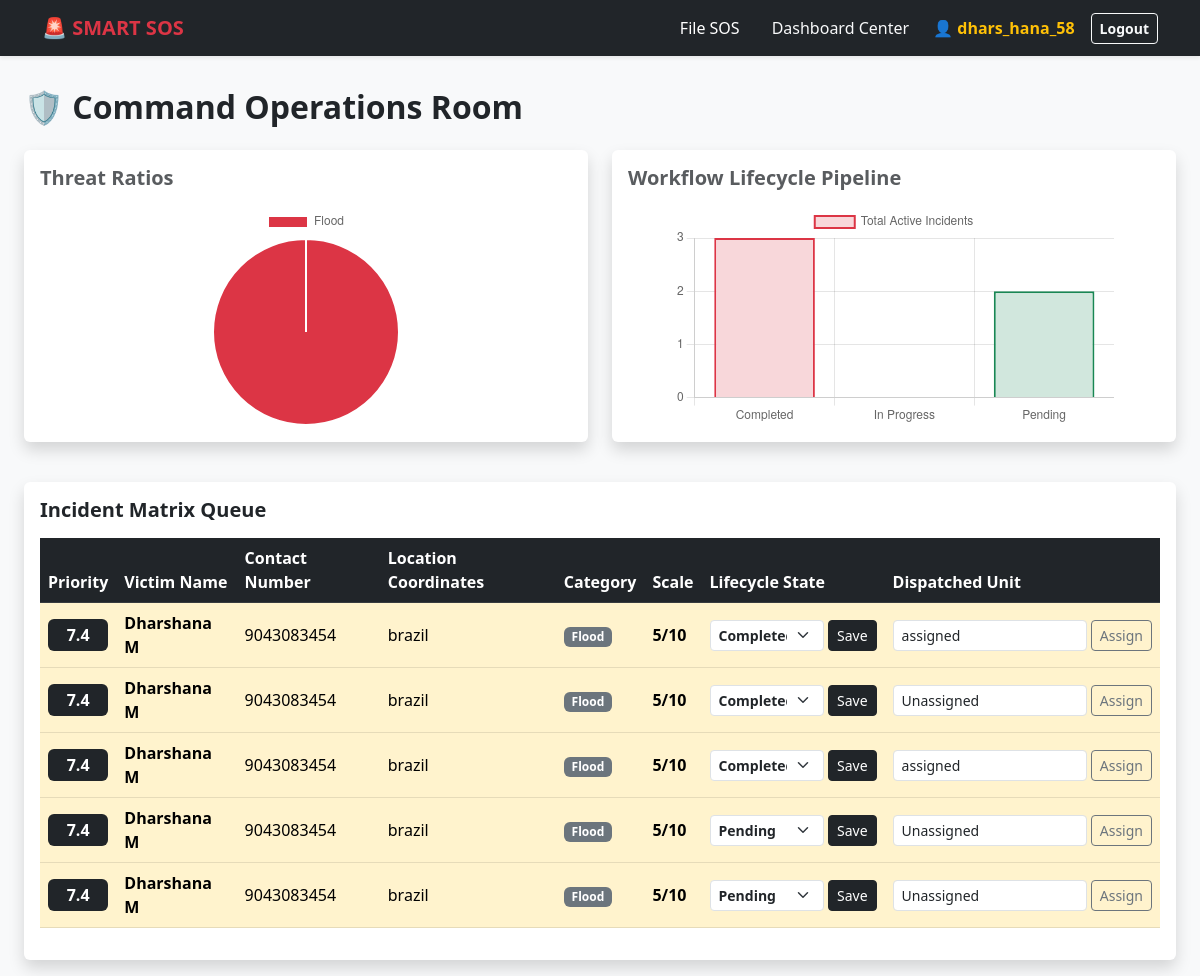
The page /admin (signed in) on the database its author committed.
### app.py (models this page shows)
class HelpRequest(db.Model):
    id = db.Column(db.Integer, primary_key=True)
    name = db.Column(db.String(100), nullable=False)
    phone = db.Column(db.String(20), nullable=False)
    location = db.Column(db.String(200), nullable=False)
    disaster_type = db.Column(db.String(50), nullable=False)
    severity = db.Column(db.Integer, nullable=False)
    priority_score = db.Column(db.Float, nullable=False)
    status = db.Column(db.String(20), default='Pending') # Pending, In Progress, Completed
    assigned_volunteer = db.Column(db.String(100), default='Unassigned')
    created_at = db.Column(db.DateTime, default=datetime.utcnow)

### app.py (the view)
        def wrapped(*args, **kwargs):
            if 'user_id' not in session:
                flash('Please log in to access this secured portal.', 'danger')
                return redirect(url_for('login'))
            if role and session.get('role') != role:
                flash('Access Denied: Unauthorized Clearance Level.', 'danger')
                return redirect(url_for('user_submit'))
            return f(*args, **kwargs)

### app.py (called while the page is built)
def login_required(role=None):
    def decorator(f):
        def wrapped(*args, **kwargs):
            if 'user_id' not in session:
                flash('Please log in to access this secured portal.', 'danger')
                return redirect(url_for('login'))
            if role and session.get('role') != role:
                flash('Access Denied: Unauthorized Clearance Level.', 'danger')
                return redirect(url_for('user_submit'))
            return f(*args, **kwargs)
        wrapped.__name__ = f.__name__
        return wrapped
    return decorator

@app.route('/admin')
@login_required(role='Admin')
def admin_dashboard():
    requests_list = HelpRequest.query.order_by(HelpRequest.priority_score.desc(), HelpRequest.created_at.asc()).all()
    return render_template('admin.html', requests=requests_list)

### templates/admin.html (shortened to what this page needs)
{% extends 'base.html' %}
{% block content %}
<div class="container-fluid px-4 py-3">
    <h1 class="h2 fw-bold text-dark mb-4">🛡️ Command Operations Room</h1>
    <div class="row mb-4">
        <div class="col-md-6 mb-3">
            <div class="card shadow border-0 p-3 h-100">
                <h5 class="fw-bold text-muted mb-3">Threat Ratios</h5>
                <div style="max-height: 220px;" class="d-flex justify-content-center">
                    <canvas id="disasterChart"></canvas>
                </div>
            </div>
        </div>
        <div class="col-md-6 mb-3">
            <div class="card shadow border-0 p-3 h-100">
                <h5 class="fw-bold text-muted mb-3">Workflow Lifecycle Pipeline</h5>
                <div style="max-height: 220px;" class="d-flex justify-content-center">
                    <canvas id="statusChart"></canvas>
                </div>
            </div>
        </div>
    </div>
    <div class="card shadow border-0 p-3">
        <h5 class="fw-bold text-dark mb-3">Incident Matrix Queue</h5>
        <div class="table-responsive">
            <table class="table table-hover align-middle">
                <thead class="table-dark">
                    <tr>
                        <th>Priority</th>
                        <th>Victim Name</th>
                        <th>Contact Number</th>
                        <th>Location Coordinates</th>
                        <th>Category</th>
                        <th>Scale</th>
                        <th>Lifecycle State</th>
                        <th>Dispatched Unit</th>
                    </tr>
                </thead>
                <tbody>
                    {% for req in requests %}
                    <tr class="{% if req.priority_score >= 8.0 %}table-danger{% elif req.priority_score >= 6.0 %}table-warning{% endif %}">
                        <td><span class="badge bg-dark fs-6 w-100 py-2">{{ req.priority_score }}</span></td>
                        <td class="fw-bold">{{ req.name }}</td>
                        <td>{{ req.phone }}</td>
                        <td>{{ req.location }}</td>
                        <td><span class="badge bg-secondary">{{ req.disaster_type }}</span></td>
                        <td class="fw-bold">{{ req.severity }}/10</td>
                        <td>
                            <form method="POST" action="/update_status/{{ req.id }}" class="d-flex gap-1">
                                <select name="status" class="form-select form-select-sm fw-bold">
                                    <option value="Pending" {% if req.status == 'Pending' %}selected{% endif %}>Pending</option>
                                    <option value="Completed" {% if req.status == 'Completed' %}selected{% endif %}>Completed</option>
                                </select>
                                <button type="submit" class="btn btn-sm btn-dark">Save</button>
                            </form>
                        </td>
                        <td>
                            <form method="POST" action="/update_status/{{ req.id }}" class="d-flex gap-1">
                                <input type="text" name="volunteer_name" class="form-control form-control-sm" value="{{ req.assigned_volunteer }}">
                                <button type="submit" class="btn btn-sm btn-outline-secondary">Assign</button>
                            </form>
                        </td>
                    </tr>
                    {% endfor %}
                </tbody>
            </table>
        </div>
    </div>
</div>
<script>
    fetch('/api/analytics')
        .then(res => res.json())
        .then(data => {
            new Chart(document.getElementById('disasterChart'), {
                type: 'pie',
                data: {
                    labels: Object.keys(data.disasters),
                    datasets: [{
                        data: Object.values(data.disasters),
                        backgroundColor: ['#dc3545', '#0d6efd', '#ffc107', '#198754', '#6c757d']
                    }]
                }
            });
            new Chart(document.getElementById('statusChart'), {
                type: 'bar',
                data: {
                    labels: Object.keys(data.statuses),
                    datasets: [{
                        label: 'Total Active Incidents',
                        data: Object.values(data.statuses),
                        backgroundColor: ['#f8d7da', '#fff3cd', '#d1e7dd'],
                        borderColor: ['#dc3545', '#ffc107', '#198754'],
                        borderWidth: 2
                    }]
                },
                options: { scales: { y: { beginAtZero: true, ticks: { stepSize: 1 } } } }
            });
        });
</script>
{% endblock %}

### templates/base.html (shortened to what this page needs)
<!DOCTYPE html>
<html lang="en">
<head>
    <link href="https://cdn.jsdelivr.net/npm/bootstrap@5.3.0/dist/css/bootstrap.min.css" rel="stylesheet">
</head>
<body class="bg-light">
    <nav class="navbar navbar-expand-lg navbar-dark bg-dark shadow-sm">
        <div class="container">
            <a class="navbar-brand fw-bold text-danger" href="/">🚨 SMART SOS</a>
            <div class="navbar-nav ms-auto align-items-center">
                <a class="nav-link text-white me-3" href="/">File SOS</a>
                {% if 'user_id' in session %}
                    {% if session['role'] == 'Admin' %}
                        <a class="nav-link text-light me-2" href="/admin">Dashboard Center</a>
                    {% else %}
                        <a class="nav-link text-light me-2" href="/volunteer">Volunteer Board</a>
                    {% endif %}
                    <span class="navbar-text text-warning mx-2 fw-semibold">👤 {{ session['username'] }}</span>
                    <a class="btn btn-outline-light btn-sm fw-bold ms-2" href="/logout">Logout</a>
                {% else %}
                    <a class="nav-link text-white-50" href="/login">Login</a>
                    <a class="btn btn-danger btn-sm fw-bold ms-3 px-3" href="/register">Join Rescuer Fleet</a>
                {% endif %}
            </div>
        </div>
    </nav>
    {% block content %}{% endblock %}
</body>
</html>

### rows shown on the page
HelpRequest: priority_score "7.4", name "Dharshana M", phone "9043083454", location "brazil", disaster_type "Flood", severity "5", status "Completed", volunteer_name "assigned"
HelpRequest: priority_score "7.4", name "Dharshana M", phone "9043083454", location "brazil", disaster_type "Flood", severity "5", status "Completed", volunteer_name "Unassigned"
HelpRequest: priority_score "7.4", name "Dharshana M", phone "9043083454", location "brazil", disaster_type "Flood", severity "5", status "Completed", volunteer_name "assigned"
HelpRequest: priority_score "7.4", name "Dharshana M", phone "9043083454", location "brazil", disaster_type "Flood", severity "5", status "Pending", volunteer_name "Unassigned"
HelpRequest: priority_score "7.4", name "Dharshana M", phone "9043083454", location "brazil", disaster_type "Flood", severity "5", status "Pending", volunteer_name "Unassigned"

### other values the page prints
{{ session['username'] }} "dhars_hana_58"
